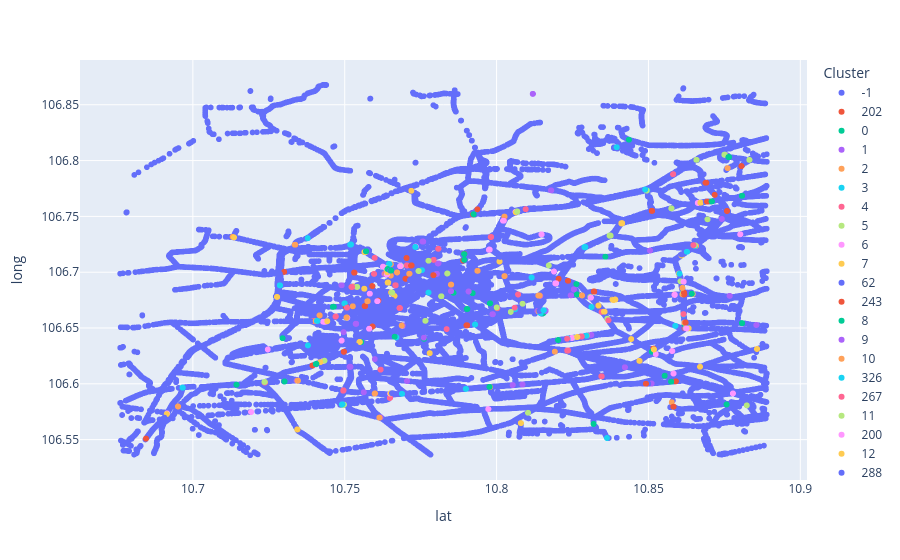

Notebook code cell kept with this figure:
### Code cell
fig1 = px.scatter(good_traffic_coords_df[['lat', 'long']], 
                        x = "lat",
                        y = "long", 
                        color=good_traffic_coords_df['cluster_labels'].astype(str),
                        labels={"color" : "Cluster"}
                      ) 
fig1
